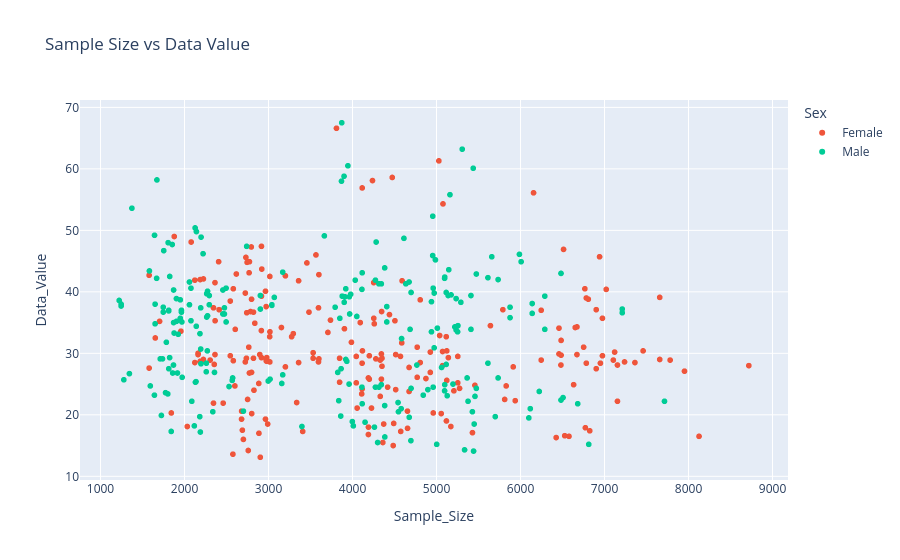

The notebook cell saved with this chart:
### Code cell
fig3 = px.scatter(
    filtered_npa,
    x="Sample_Size",
    y="Data_Value",
    color="Sex",
    hover_data=["State", "Year"],
    title="Sample Size vs Data Value")
fig3.show()

### Figure 1 — Plotly figure (JSON) as saved in the notebook; plotly's stock layout.template omitted (floating-point values rounded to 4 significant figures; data arrays with more than 128 entries replaced by an {"elided": "..."} marker saying what was removed)
{"data": [{"customdata": {"elided": "225x2 mixed values"}, "hovertemplate": "Sex=Female<br>Sample_Size=%{x}<br>Data_Value=%{y}<br>State=%{customdata[0]}<br>Year=%{customdata[1]}<extra></extra>", "legendgroup": "Female", "marker": {"color": "#EF553B", "symbol": "circle"}, "mode": "markers", "name": "Female", "showlegend": true, "type": "scattergl", "x": {"elided": "225 float values"}, "xaxis": "x", "y": {"elided": "225 float values"}, "yaxis": "y"}, {"customdata": {"elided": "225x2 mixed values"}, "hovertemplate": "Sex=Male<br>Sample_Size=%{x}<br>Data_Value=%{y}<br>State=%{customdata[0]}<br>Year=%{customdata[1]}<extra></extra>", "legendgroup": "Male", "marker": {"color": "#00cc96", "symbol": "circle"}, "mode": "markers", "name": "Male", "showlegend": true, "type": "scattergl", "x": {"elided": "225 float values"}, "xaxis": "x", "y": {"elided": "225 float values"}, "yaxis": "y"}], "layout": {"legend": {"title": {"text": "Sex"}, "tracegroupgap": 0}, "title": {"text": "Sample Size vs Data Value"}, "xaxis": {"anchor": "y", "domain": [0, 1], "title": {"text": "Sample_Size"}}, "yaxis": {"anchor": "x", "domain": [0, 1], "title": {"text": "Data_Value"}}}}
